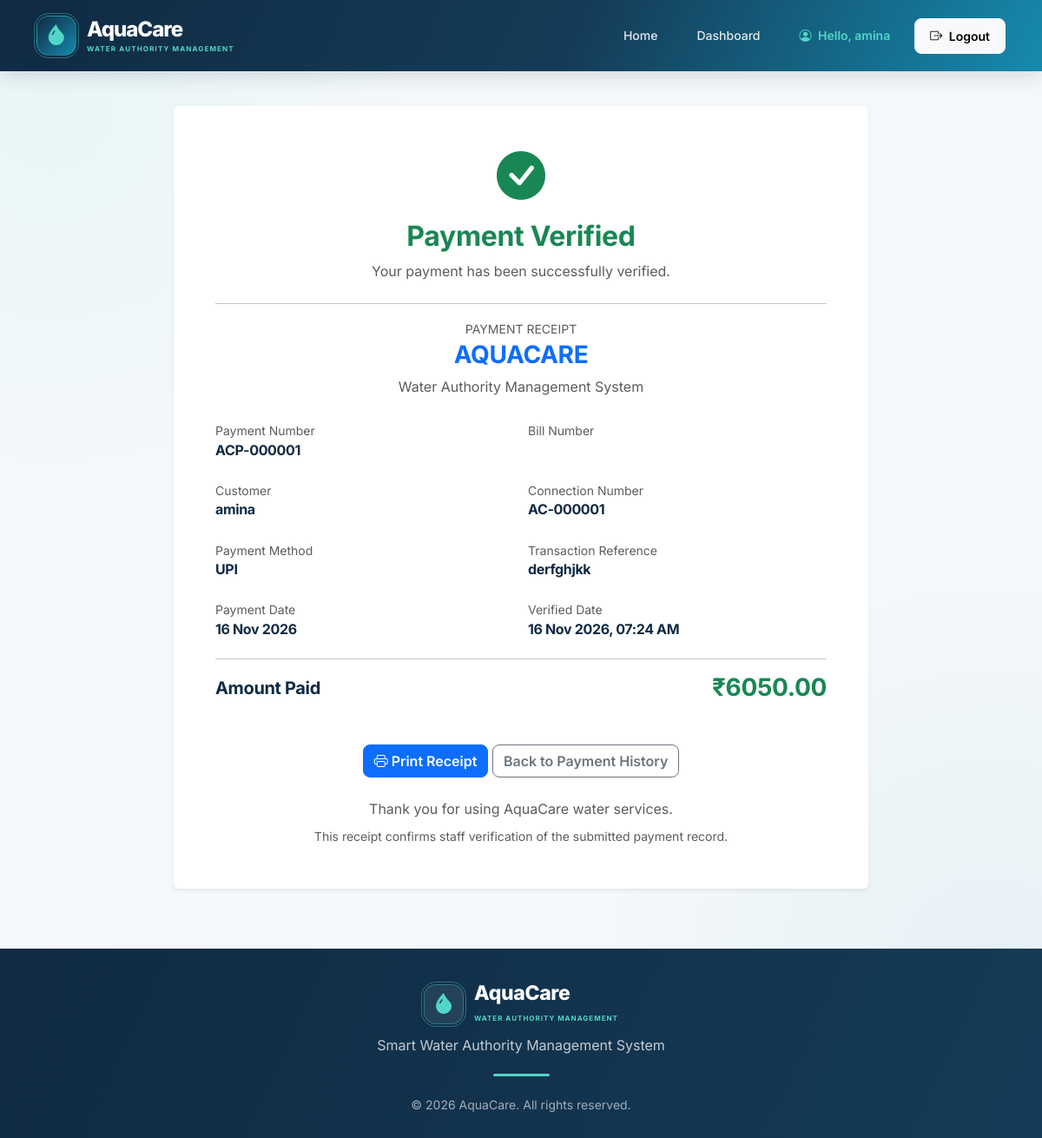
Page /payment-receipt/1/ (signed in) on the committed database.
### accounts/models.py (models this page shows, shortened)
class CustomUser(AbstractUser):
    class Role(models.TextChoices):
        CUSTOMER = 'CUSTOMER', 'Customer'
        STAFF = 'STAFF', 'Water Authority Staff'
        MANAGER = 'MANAGER', 'Department Manager'
    role = models.CharField(
        max_length=20,
        choices=Role.choices,
        default=Role.CUSTOMER
    )
    phone_number = models.CharField(
        max_length=15,
        blank=True,
        null=True
    )
    address = models.TextField(
        blank=True,
        null=True
    )

### billing/models.py (models this page shows, shortened)
class Payment(models.Model):
    class PaymentMethod(models.TextChoices):
        UPI = 'UPI', 'UPI'
        BANK_TRANSFER = 'BANK_TRANSFER', 'Bank Transfer'
        CASH = 'CASH', 'Cash'
        OTHER = 'OTHER', 'Other'
    class Status(models.TextChoices):
        PENDING = 'PENDING', 'Pending Verification'
        VERIFIED = 'VERIFIED', 'Verified'
        REJECTED = 'REJECTED', 'Rejected'
    bill = models.ForeignKey(
        'billing.Bill',
        on_delete=models.PROTECT,
        related_name='payments'
    )
    customer = models.ForeignKey(
        settings.AUTH_USER_MODEL,
        on_delete=models.PROTECT,
        related_name='payments'
    )
    payment_number = models.CharField(
        max_length=30,
        unique=True,
        blank=True,
        null=True,
        default=None
    )
    amount = models.DecimalField(
        max_digits=12,
        decimal_places=2
    )
    payment_method = models.CharField(
        max_length=20,
        choices=PaymentMethod.choices
    )
    transaction_reference = models.CharField(
        max_length=100,
        unique=True
    )
    payment_date = models.DateField(
        default=timezone.localdate
    )
    status = models.CharField(
        max_length=20,
        choices=Status.choices,
        default=Status.PENDING
    )
    verified_by = models.ForeignKey(
        settings.AUTH_USER_MODEL,
        on_delete=models.SET_NULL,
        null=True,
        blank=True,
        related_name='verified_payments'
    )
    verified_at = models.DateTimeField(
        null=True,
        blank=True
    )
    staff_remarks = models.TextField(blank=True)
    created_at = models.DateTimeField(auto_now_add=True)
    class Meta:
        ordering = ['-created_at']
        constraints = [
            models.CheckConstraint(
                condition=Q(amount__gt=0),
                name='payment_amount_greater_than_zero'
            ),
            models.UniqueConstraint(
                fields=['bill'],
                condition=Q(status='VERIFIED'),
                name='one_verified_payment_per_bill'
            ),
        ]

class Bill(models.Model):
    class Status(models.TextChoices):
        PENDING = 'PENDING', 'Pending'
        PAID = 'PAID', 'Paid'
        OVERDUE = 'OVERDUE', 'Overdue'
    meter_reading = models.OneToOneField(
        MeterReading,
        on_delete=models.PROTECT,
        related_name='bill'
    )
    connection = models.ForeignKey(
        WaterConnection,
        on_delete=models.PROTECT,
        related_name='bills'
    )
    payment_number = models.CharField(
    max_length=30,
    unique=True,
    blank=True,
    null=True,
    default=None
)
    billing_period_start = models.DateField()
    billing_period_end = models.DateField()
    consumption = models.DecimalField(
        max_digits=12,
        decimal_places=2
    )
    rate_per_unit = models.DecimalField(
        max_digits=10,
        decimal_places=2
    )
    fixed_charge = models.DecimalField(
        max_digits=10,
        decimal_places=2,
        default=0
    )
    total_amount = models.DecimalField(
        max_digits=12,
        decimal_places=2,
        default=0
    )
    due_date = models.DateField()
    status = models.CharField(
        max_length=20,
        choices=Status.choices,
        default=Status.PENDING
    )
    generated_by = models.ForeignKey(
        settings.AUTH_USER_MODEL,
        on_delete=models.SET_NULL,
        null=True,
        blank=True,
        related_name='generated_bills'
    )
    generated_at = models.DateTimeField(auto_now_add=True)
    class Meta:
        ordering = ['-generated_at']

### customers/models.py (models this page shows, shortened)
class WaterConnection(models.Model):
    class ConnectionType(models.TextChoices):
        DOMESTIC = 'DOMESTIC', 'Domestic'
        COMMERCIAL = 'COMMERCIAL', 'Commercial'
        INDUSTRIAL = 'INDUSTRIAL', 'Industrial'
    class Status(models.TextChoices):
        PENDING = 'PENDING', 'Pending'
        APPROVED = 'APPROVED', 'Approved'
        REJECTED = 'REJECTED', 'Rejected'
    customer = models.ForeignKey(
        settings.AUTH_USER_MODEL,
        on_delete=models.CASCADE,
        related_name='water_connections'
    )
    connection_number = models.CharField(
        max_length=30,
        unique=True,
        blank=True,
        null=True
    )
    applicant_name = models.CharField(max_length=150)
    contact_number = models.CharField(max_length=15)
    property_address = models.TextField()
    connection_type = models.CharField(
        max_length=20,
        choices=ConnectionType.choices,
        default=ConnectionType.DOMESTIC
    )
    purpose = models.TextField(
        help_text='Explain why you need this water connection.'
    )
    status = models.CharField(
        max_length=20,
        choices=Status.choices,
        default=Status.PENDING
    )
    staff_remarks = models.TextField(blank=True)
    reviewed_by = models.ForeignKey(
        settings.AUTH_USER_MODEL,
        on_delete=models.SET_NULL,
        null=True,
        blank=True,
        related_name='reviewed_water_connections'
    )
    submitted_at = models.DateTimeField(auto_now_add=True)
    reviewed_at = models.DateTimeField(
        null=True,
        blank=True
    )
    class Meta:
        ordering = ['-submitted_at']

### billing/views.py (the view)
@role_required(CustomUser.Role.CUSTOMER)
def payment_receipt(request, payment_id):
    payment = get_object_or_404(
        Payment.objects.select_related(
            'bill',
            'bill__connection'
        ),
        id=payment_id,
        customer=request.user,
        status=Payment.Status.VERIFIED
    )
    return render(
        request,
        'billing/payment_receipt.html',
        {'payment': payment}
    )

### templates/billing/payment_receipt.html (shortened to what this page needs)
{% extends 'base.html' %}
{% block content %}
<div class="container py-4">
    <div class="card border-0 shadow-sm mx-auto"
         style="max-width: 800px;">
        <div class="card-body p-4 p-md-5">
            <div class="text-center mb-4">
                <div class="display-4 text-success">
                    <i class="bi bi-check-circle-fill"></i>
                </div>
                <h2 class="text-success mt-3">
                    Payment Verified
                </h2>
                <p class="text-muted">
                    Your payment has been successfully verified.
                </p>
            </div>
            <hr>
            <div class="text-center mb-4">
                <small class="text-muted">
                    PAYMENT RECEIPT
                </small>
                <h3 class="text-primary fw-bold">
                    AQUACARE
                </h3>
                <p class="text-muted">
                    Water Authority Management System
                </p>
            </div>
            <div class="row g-3">
                <div class="col-md-6">
                    <small class="text-muted">Payment Number</small>
                    <h6>{{ payment.payment_number }}</h6>
                </div>
                <div class="col-md-6">
                    <small class="text-muted">Bill Number</small>
                </div>
                <div class="col-md-6">
                    <small class="text-muted">Customer</small>
                    <h6>{{ payment.customer.username }}</h6>
                </div>
                <div class="col-md-6">
                    <small class="text-muted">Connection Number</small>
                    <h6>{{ payment.bill.connection.connection_number }}</h6>
                </div>
                <div class="col-md-6">
                    <small class="text-muted">Payment Method</small>
                    <h6>{{ payment.get_payment_method_display }}</h6>
                </div>
                <div class="col-md-6">
                    <small class="text-muted">Transaction Reference</small>
                    <h6>{{ payment.transaction_reference }}</h6>
                </div>
                <div class="col-md-6">
                    <small class="text-muted">Payment Date</small>
                    <h6>{{ payment.payment_date|date:"d M Y" }}</h6>
                </div>
                <div class="col-md-6">
                    <small class="text-muted">Verified Date</small>
                    <h6>{{ payment.verified_at|date:"d M Y, h:i A" }}</h6>
                </div>
            </div>
            <hr>
            <div class="d-flex justify-content-between align-items-center">
                <h5 class="mb-0">Amount Paid</h5>
                <h3 class="text-success mb-0">
                    ₹{{ payment.amount|floatformat:2 }}
                </h3>
            </div>
            <div class="text-center mt-5">
                <button onclick="window.print()"
                        class="btn btn-primary">
                    <i class="bi bi-printer"></i>
                    Print Receipt
                </button>
                <a href="{% url 'payment_history' %}"
                   class="btn btn-outline-secondary">
                    Back to Payment History
                </a>
            </div>
            <p class="text-center text-muted mt-4 mb-0">
                Thank you for using AquaCare water services.
            </p>
            <small class="d-block text-center text-muted mt-2">
                This receipt confirms staff verification of the submitted payment record.
            </small>
        </div>
    </div>
</div>
{% endblock %}

### templates/base.html (shortened to what this page needs)
{% load static %}
<!DOCTYPE html>
<html lang="en">
<head>
    <link href="https://cdn.jsdelivr.net/npm/bootstrap@5.3.3/dist/css/bootstrap.min.css"
          rel="stylesheet">
    <link rel="stylesheet"
          href="https://cdn.jsdelivr.net/npm/bootstrap-icons@1.11.3/font/bootstrap-icons.min.css">
    <link rel="stylesheet" href="{% static 'css/style.css' %}">
</head>
<body>
    <nav class="navbar navbar-expand-lg navbar-dark aquacare-navbar">
        <div class="container">
            <a class="navbar-brand aqua-brand" href="{% url 'home' %}">
                <span class="aqua-logo-icon">
                    <i class="bi bi-droplet-fill"></i>
                </span>
                <span class="aqua-brand-text">
                    <strong>AquaCare</strong>
                    <small>WATER AUTHORITY MANAGEMENT</small>
                </span>
            </a>
            <div class="collapse navbar-collapse" id="mainNavbar">
                <ul class="navbar-nav ms-auto align-items-lg-center">
                    <li class="nav-item">
                        <a class="nav-link" href="{% url 'home' %}">
                            Home
                        </a>
                    </li>
                    {% if user.is_authenticated %}
                        {% if user.role == 'CUSTOMER' %}
                            <li class="nav-item">
                                <a class="nav-link"
                                   href="{% url 'customer_dashboard' %}">
                                    Dashboard
                                </a>
                            </li>
                        {% endif %}
                        <li class="nav-item">
                            <span class="nav-link user-welcome">
                                <i class="bi bi-person-circle me-1"></i>
                                Hello, {{ user.first_name|default:user.username }}
                            </span>
                        </li>
                        <li class="nav-item ms-lg-2">
                            <form method="POST" action="{% url 'logout' %}">
                                <button type="submit"
                                        class="btn btn-light btn-sm logout-btn">
                                    <i class="bi bi-box-arrow-right me-1"></i>
                                    Logout
                                </button>
                            </form>
                        </li>
                    {% endif %}
                </ul>
            </div>
        </div>
    </nav>
    <main class="main-content">
        {% block content %}
        {% endblock %}
    </main>
    <footer class="aquacare-footer">
        <div class="container">
            <div class="footer-brand">
                <span class="aqua-logo-icon footer-logo-icon">
                    <i class="bi bi-droplet-fill"></i>
                </span>
                <div class="footer-brand-text">
                    <h5>AquaCare</h5>
                    <small>WATER AUTHORITY MANAGEMENT</small>
                </div>
            </div>
            <p class="footer-description">
                Smart Water Authority Management System
            </p>
            <div class="footer-divider"></div>
            <small class="footer-copyright">
                © 2026 AquaCare. All rights reserved.
            </small>
        </div>
    </footer>
</body>
</html>

### rows in the picture
CustomUser: first_name "amina"
Payment: payment_number "ACP-000001", customer.username "amina", bill.connection.connection_number "AC-000001", payment_method "UPI", transaction_reference "derfghjkk", payment_date "16 Nov 2026", verified_at "16 Nov 2026, 07:24 AM", amount "6050.00"
